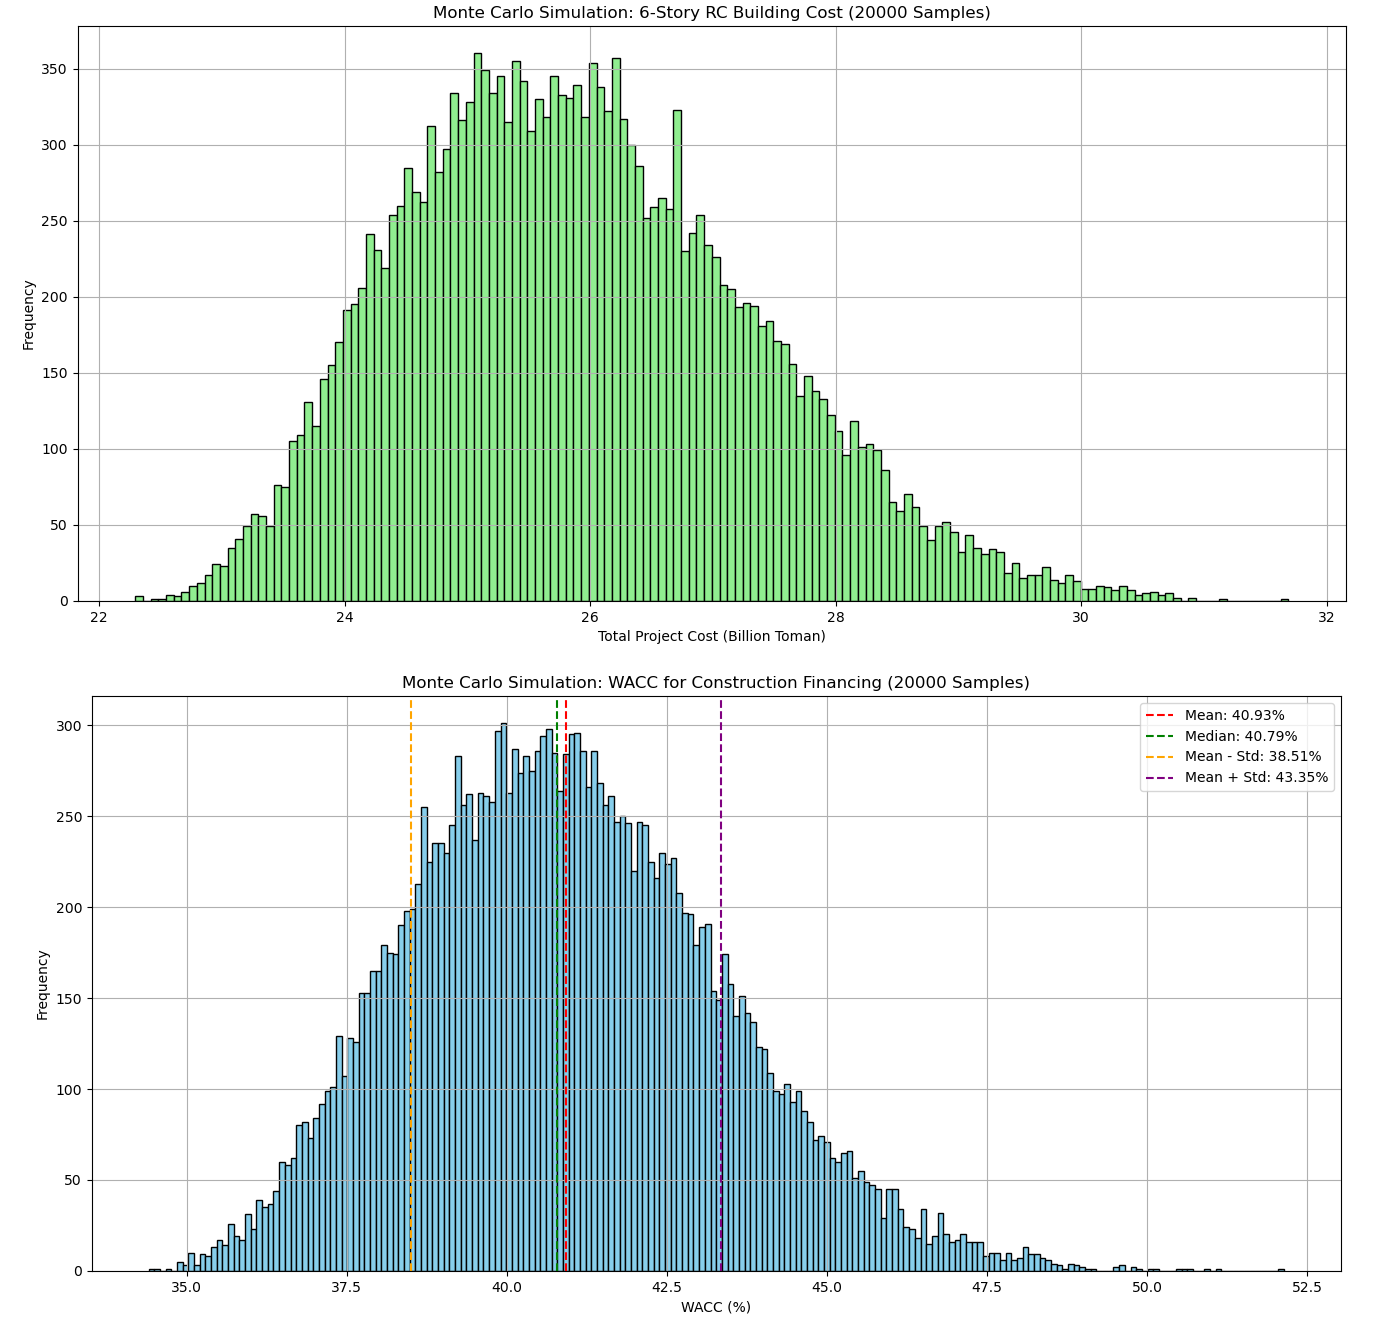

The Python source for this figure:
import numpy as np
import matplotlib.pyplot as plt

# Number of Monte Carlo samples
n_samples = 20_000

# Total building area: 6 floors × 500 m² per floor
total_area_m2 = 3000

# ---------------------------------------
# Simulate uncertain unit costs using Beta distributions

# Material cost per m² (in Toman): between 5M and 7.5M
materials_cost_min = 5_000_000
materials_cost_max = 7_500_000
materials_cost = np.random.beta(a=2, b=5, size=n_samples) * (materials_cost_max - materials_cost_min) + materials_cost_min

# Labor cost per m² (in Toman): between 1.5M and 3M
labor_cost_min = 1_500_000
labor_cost_max = 3_000_000
labor_cost = np.random.beta(a=2, b=5, size=n_samples) * (labor_cost_max - labor_cost_min) + labor_cost_min

# Overhead cost per m² (in Toman): between 800k and 1.5M
overhead_cost_min = 800_000
overhead_cost_max = 1_500_000
overhead_cost = np.random.beta(a=2, b=5, size=n_samples) * (overhead_cost_max - overhead_cost_min) + overhead_cost_min

# ---------------------------------------
# Calculate total construction cost
total_cost_per_m2 = materials_cost + labor_cost + overhead_cost
total_cost_project = total_cost_per_m2 * total_area_m2  # for entire project

# ---------------------------------------
# Capital structure and financial assumptions

debt_amount = 5_000_000_000
equity_amount = 5_000_000_000
total_capital = debt_amount + equity_amount
tax_rate = 0.15

# Uncertain interest rate (20% to 40%)
interest_rate_MIN = 0.2
interest_rate_MAX = 0.4
interest_rate = np.random.beta(a=2, b=5, size=n_samples) * (interest_rate_MAX - interest_rate_MIN) + interest_rate_MIN

# Risk-free rate (15% to 35%)
risk_free_rate_MIN = 0.15
risk_free_rate_MAX = 0.35
risk_free_rate = np.random.beta(a=2, b=5, size=n_samples) * (risk_free_rate_MAX - risk_free_rate_MIN) + risk_free_rate_MIN

# Risk premium (expected inflation or market risk): 35% to 50%
risk_premium_MIN = 0.35
risk_premium_MAX = 0.50
risk_premium = np.random.beta(a=2, b=5, size=n_samples) * (risk_premium_MAX - risk_premium_MIN) + risk_premium_MIN

# ---------------------------------------
# Compute cost of capital components
cost_of_debt = interest_rate * (1 - tax_rate)
cost_of_equity = risk_free_rate + risk_premium

# ---------------------------------------
# Calculate WACC for each simulation
wacc = (equity_amount / total_capital) * cost_of_equity + (debt_amount / total_capital) * cost_of_debt
wacc_percent = wacc * 100

# WACC Statistics
mean_wacc = np.mean(wacc_percent)
median_wacc = np.median(wacc_percent)
std_wacc = np.std(wacc_percent)

# ---------------------------------------
# Plot construction cost distribution
plt.figure(figsize=(12, 6))
plt.hist(total_cost_project / 1e9, bins=150, color='lightgreen', edgecolor='black')  # convert to Billion Toman
plt.title(f"Monte Carlo Simulation: 6-Story RC Building Cost ({n_samples} Samples)")
plt.xlabel("Total Project Cost (Billion Toman)")
plt.ylabel("Frequency")
plt.grid(True)
plt.tight_layout()
plt.show()

# ---------------------------------------
# Plot WACC distribution
plt.figure(figsize=(10, 6))
plt.hist(wacc_percent, bins=200, color='skyblue', edgecolor='black')

plt.axvline(mean_wacc, color='red', linestyle='--', label=f'Mean: {mean_wacc:.2f}%')
plt.axvline(median_wacc, color='green', linestyle='--', label=f'Median: {median_wacc:.2f}%')
plt.axvline(mean_wacc - std_wacc, color='orange', linestyle='--', label=f'Mean - Std: {mean_wacc - std_wacc:.2f}%')
plt.axvline(mean_wacc + std_wacc, color='purple', linestyle='--', label=f'Mean + Std: {mean_wacc + std_wacc:.2f}%')

plt.title(f"Monte Carlo Simulation: WACC for Construction Financing ({n_samples} Samples)")
plt.xlabel("WACC (%)")
plt.ylabel("Frequency")
plt.legend()
plt.grid(True)
plt.tight_layout()
plt.show()
